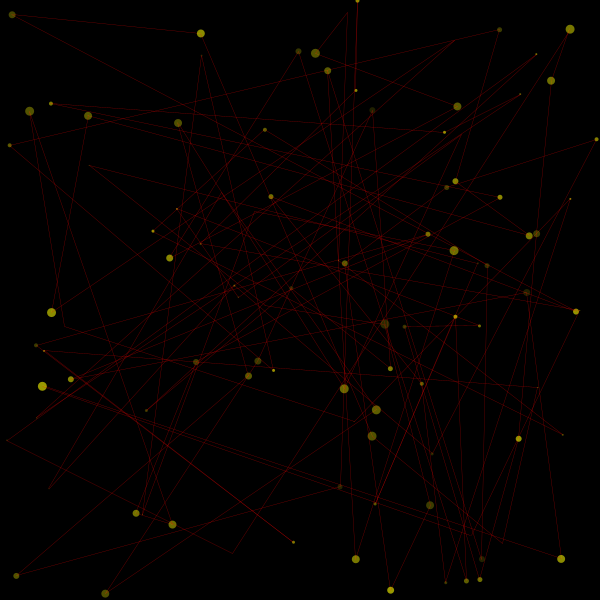
Frame 1 (no input)
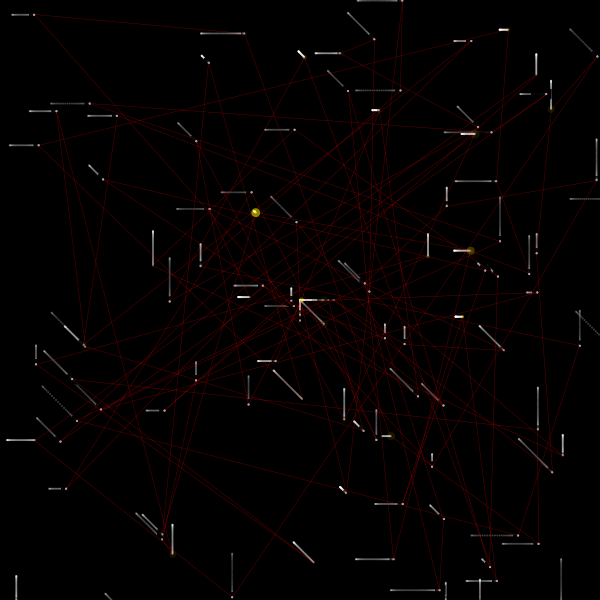
Frame 60 (the mouse pressed at the canvas centre just before this capture)
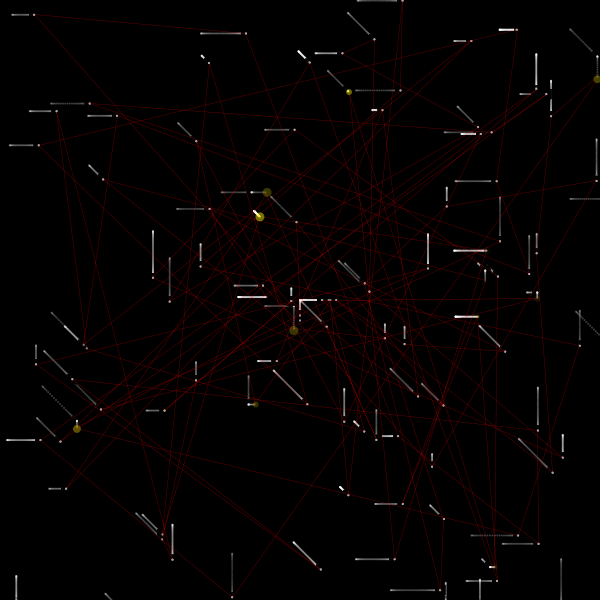
Frame 120 (the mouse held since frame 60 and released just before this capture)

The Processing sketch that drew these frames (run headless with seeded random() and noise(); from frame 60 on, the mouse is pressed at the canvas centre):

// Processing sketch: processing_153347
// ── processing_153347.pde

/*
 * Creative Coding
 * Week 5, 04 - Moving balls 2
 * by Indae Hwang and Jon McCormack
 * Copyright (c) 2014 Monash University
 *
 * This sketch shows the basics of classes and objects in Processing
 * It defines a class called "Ball" with one member function: "display()"
 *
 */
MovingBall centre;
MovingBall[] arounds;
PGraphics pg;
PGraphics mg;

int numOfObjects;

void setup() {
  size(600, 600);
  frameRate(200);
  pg=createGraphics(width, height);
  pg.beginDraw();
  pg.background(0, 0);
  pg.stroke(255, 255, 0);
  pg.strokeWeight(.3);
  pg.endDraw();

  mg=createGraphics(width, height);
  mg.beginDraw();
  mg.noStroke();    
  mg.rectMode(CENTER);
  mg.background(0);
  mg.endDraw();
  numOfObjects = 100;

  centre = new MovingBall(width/2, height/2);

  arounds = new MovingBall[numOfObjects];

  for (int i=0; i < arounds.length; i++ ) {
    arounds[i] = new MovingBall(random(width), random(height) );
  }
}

void draw() {
  image(mg, 0, 0);
  centre.run();
  pg.beginDraw();
  pg.background(0, 0);
  for (int i=0; i < numOfObjects; i++ ) {
    arounds[i].run();
    pg.noStroke();  
    float distance=dist(arounds[i].x, arounds[i].y,arounds[i].tx, arounds[i].ty);
      pg.fill(255,255,0,map(distance,0,50,0,155));
      pg.ellipse(arounds[i].x, arounds[i].y, (frameCount+i)%10, (frameCount+i)%10);
    pg.stroke(255, 0, 0,150);
    pg.line(arounds[i].x, arounds[i].y, arounds[(i+1)%numOfObjects].x, arounds[(i+1)%numOfObjects].y);
  }
  pg.endDraw();
  image(pg, 0, 0);
}

/*
 * MovingBall class
 *
 * Represents a moving ball that moves in a single direction
 *
 */
class MovingBall {

  float x, y,x0,y0;        // position
  float tx, ty;      // target in x and y
  float step, inc;
  float radius;

  int direction;

  // constructor
  // create a moving ball at the supplied position (x_, y_)
  MovingBall(float x_, float y_) {
    x = x_;
    y = y_;

    reset();
  }

  // run
  // calls move() followed by display()
  // 
  void run() {
    this.move();
    this.display();
  }

  // move
  // move the ball in the desired direction
  //
  void move() {

    step -= inc;

    if (step < 0) {
      x = tx;
      y = ty;
      reset();
    }

    x = lerp(tx, x, step); 
    y = lerp(ty, y, step);

    checkBounds();
  }

  // checkBounds
  // checks that the ball is within the display window.
  // If it reaches the edge, move in the opposite direction
  void checkBounds() {
    if (x <= 0 || x >= width || y <= 0 || y >= height) {
      x = width/2;
      y = height/2;
      reset();
    }
  }


  void reset() {
    step = 1;
    inc = random(0.01);
    radius = random(10, 50);
    int numDirections = 3;
    float angleUnit = PI/4;//numDirections; 
    direction = (int) random(numDirections);
    
    x0=tx = x + radius*cos(direction * angleUnit);
    y0=ty = y + radius*sin(direction * angleUnit);
  }

  // display method
  //
  //
  void display() {

    mg.beginDraw();
    mg.fill(0, 30);
    mg.rect(tx, ty, 10, 10);
    mg.fill(255, 60);
    mg.ellipse(x, y, 2, 2);
    mg.endDraw();
  }
}
